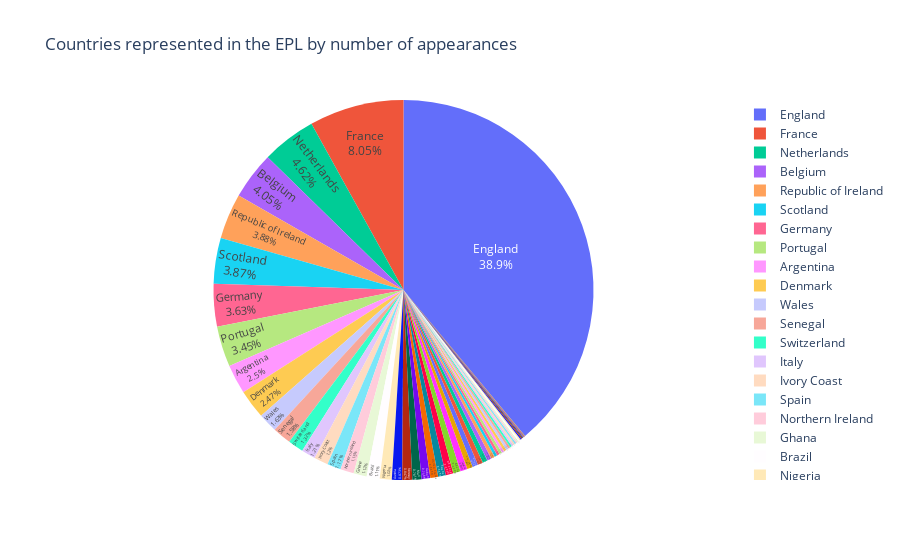

The cell this chart's notebook holds for it:
### Markdown cell above
## Distribution of Players by Country, Age, and Position

### Code cell
df = data
fig = px.pie(df,
             values='Appearances',
             names='nationality',
             title='Countries represented in the EPL by number of appearances',
             )
fig.update_traces(textposition='inside', textinfo='percent+label')
iplot(fig)

### Figure 1 — Plotly figure (JSON) as saved in the notebook; plotly's stock layout.template omitted (floating-point values rounded to 4 significant figures; data arrays with more than 128 entries replaced by an {"elided": "..."} marker saying what was removed)
{"data": [{"domain": {"x": [0, 1], "y": [0, 1]}, "hovertemplate": "nationality=%{label}<br>Appearances=%{value}<extra></extra>", "labels": {"elided": "1793 str values"}, "legendgroup": "", "name": "", "showlegend": true, "textinfo": "percent+label", "textposition": "inside", "type": "pie", "values": {"elided": "1793 int values"}}], "layout": {"legend": {"tracegroupgap": 0}, "title": {"text": "Countries represented in the EPL by number of appearances"}}}
